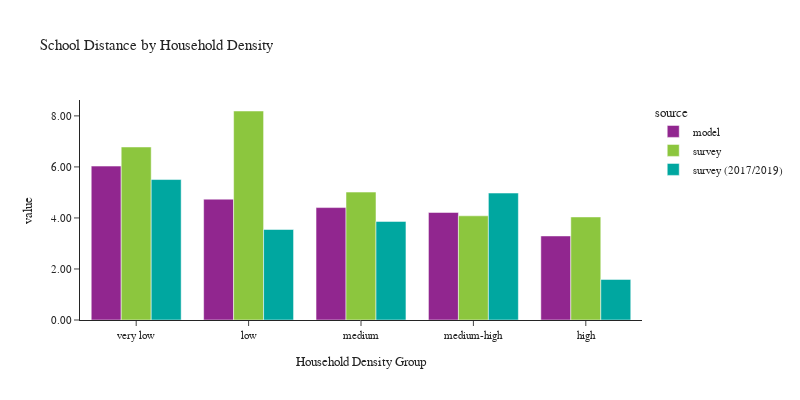

Here is the notebook cell this chart was saved with:
### Code cell
plot_school_location(df_students, 'hh_density_group', 'Household Density', 'Household Density Group')

### Figure 1 — Plotly figure (JSON) as saved in the notebook; plotly's stock layout.template omitted (floating-point values rounded to 4 significant figures)
{"data": [{"alignmentgroup": "True", "customdata": [[135248], [147128], [283382], [240504], [167211]], "hovertemplate": "source=model<br>hh_density_group=%{x}<br>value=%{y}<br>sample count=%{customdata[0]}<extra></extra>", "legendgroup": "model", "marker": {"color": "#91268F", "pattern": {"shape": ""}}, "name": "model", "offsetgroup": "model", "orientation": "v", "showlegend": true, "textposition": "auto", "type": "bar", "x": ["very low", "low", "medium", "medium-high", "high"], "xaxis": "x", "y": [6.033, 4.736, 4.406, 4.215, 3.294], "yaxis": "y"}, {"alignmentgroup": "True", "customdata": [[87], [124], [219], [223], [266]], "hovertemplate": "source=survey<br>hh_density_group=%{x}<br>value=%{y}<br>sample count=%{customdata[0]}<extra></extra>", "legendgroup": "survey", "marker": {"color": "#8CC63E", "pattern": {"shape": ""}}, "name": "survey", "offsetgroup": "survey", "orientation": "v", "showlegend": true, "textposition": "auto", "type": "bar", "x": ["very low", "low", "medium", "medium-high", "high"], "xaxis": "x", "y": [6.781, 8.192, 5.014, 4.083, 4.039], "yaxis": "y"}, {"alignmentgroup": "True", "customdata": [[42], [44], [119], [70], [176]], "hovertemplate": "source=survey (2017/2019)<br>hh_density_group=%{x}<br>value=%{y}<br>sample count=%{customdata[0]}<extra></extra>", "legendgroup": "survey (2017/2019)", "marker": {"color": "#00A7A0", "pattern": {"shape": ""}}, "name": "survey (2017/2019)", "offsetgroup": "survey (2017/2019)", "orientation": "v", "showlegend": true, "textposition": "auto", "type": "bar", "x": ["very low", "low", "medium", "medium-high", "high"], "xaxis": "x", "y": [5.505, 3.548, 3.864, 4.975, 1.59], "yaxis": "y"}], "layout": {"barmode": "group", "font": {"size": 11}, "height": 400, "legend": {"title": {"text": "source"}, "tracegroupgap": 0}, "title": {"text": "School Distance by Household Density"}, "width": 800, "xaxis": {"anchor": "y", "domain": [0.0, 1.0], "title": {"text": "Household Density Group"}}, "yaxis": {"anchor": "x", "domain": [0.0, 1.0], "tickformat": ".2f", "title": {"text": "value"}}}}
